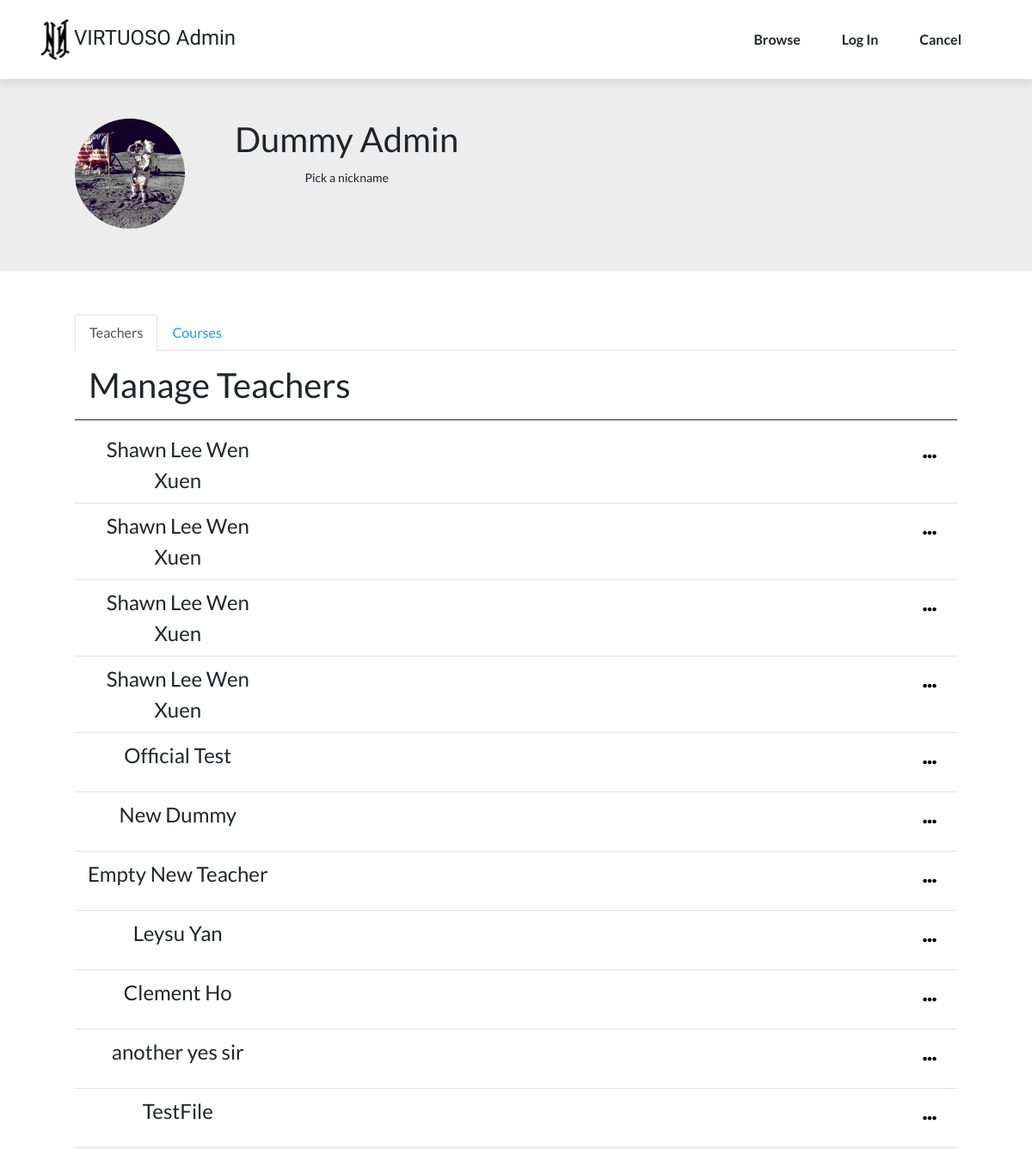
/adminhome.php (upper part), run on an earlier commit of the app's database.
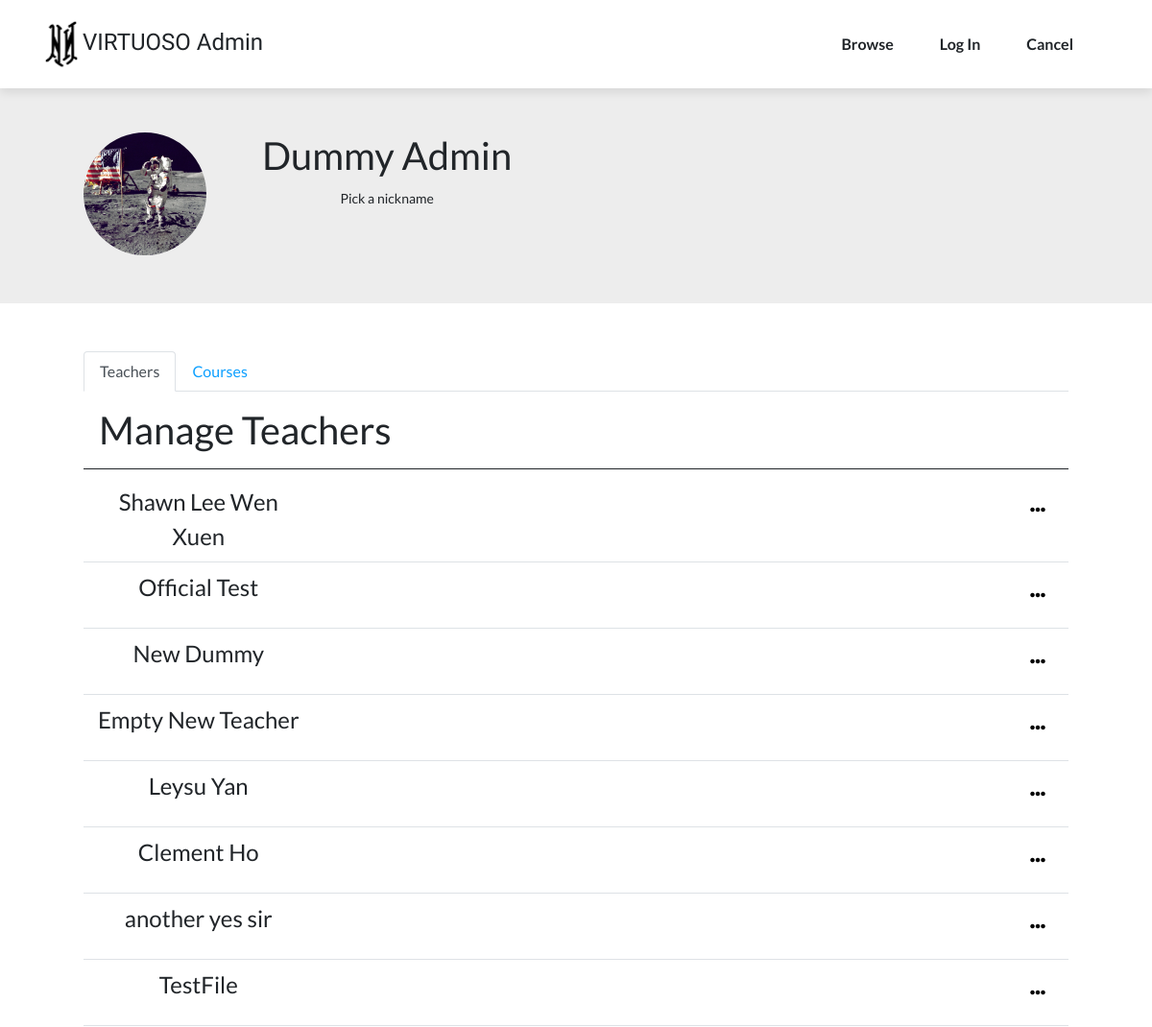
And on a later commit of the database.
### tables this page shows
CREATE TABLE `teacher` (
  `t_ID` int(11) NOT NULL,
  `t_username` varchar(128) NOT NULL,
  `t_name` varchar(128) NOT NULL,
  `t_email` varchar(128) NOT NULL,
  `t_pwd` varchar(128) NOT NULL,
  `t_status` int(1) NOT NULL DEFAULT 0,
  `approval_admin_fid` int(11) DEFAULT NULL
);

CREATE TABLE `t_proposal` (
  `t_proposal_id` int(11) NOT NULL,
  `t_sub` varchar(128) NOT NULL,
  `t_years` varchar(128) NOT NULL,
  `t_brief` text NOT NULL,
  `t_up_fid` int(11) DEFAULT NULL,
  `t_url` varchar(128) DEFAULT NULL,
  `t_fid` int(11) NOT NULL
);

### includes/adminmanageuser.inc.php (the view, shortened to what this page needs)
<?php
$conn = mysqli_connect("localhost", "root", "", "virtuoso");
$sql = "SELECT t.t_ID,t.t_name,t.t_email,t.t_status,p.t_sub,p.t_years,p.t_brief,p.t_fid,p.t_url,p.t_up_fid FROM teacher AS t LEFT JOIN t_proposal AS p ON t.t_ID= p.t_fid;";
$result = $conn -> query($sql);
if ($result -> num_rows > 0){
    while ($row = $result -> fetch_assoc()){
    echo "<form method = 'post' action = 'includes/adminteacherstatus.inc.php'>
    <input type='hidden' id='custId' name='tId' value=".$row["t_ID"].">
    <tr>
    <td style='width: 265px;font-size: 24px;'>".$row["t_name"]."</td>
    <td style='width: 924px;'>
        <div>
        <a class='btn btn-primary listgroupdropMain' data-bs-toggle='collapse' aria-expanded='false' aria-controls='collapse-1' href='#collapse-".$row["t_ID"]."' role='button' style='float: right;'><i class='fas fa-ellipsis-h'></i></a>
            <div class='collapse' id='collapse-".$row["t_ID"]."' class='collapse' style='clear: right;'>
                <div class='row'>
                    <div class='col'>
                        <p>Subject</p>
                    </div>
                    <div class='col-xl-9'style='border-left-width: 1px;border-left-style: solid;'>
                        <p style='text-align: left;padding-left: 10px;'>".$row["t_sub"]."</p>
                    </div>
                </div>
                <div class='row'>
                    <div class='col'>
                        <p>Brief Background</p>
                    </div>
                    <div class='col-xl-9'style='border-left-width: 1px;border-left-style: solid;'>
                        <p style='text-align: left;padding-left: 10px;'>".$row["t_brief"]."</p>
                    </div>
                </div>
                <div class='row'>
                    <div class='col'>
                        <p>Experience</p>
                    </div>
                    <div class='col-xl-9'style='border-left-width: 1px;border-left-style: solid;'>
                        <p style='text-align: left;padding-left: 10px;'>".$row["t_years"]."</p>
                    </div>
                </div>";
                echo "<input type='submit' name='act'
                class='btn btn-primary' value='Activate' />
                <input type='submit' name='deact'
                class='btn btn-primary' value='Deactivate' style = 'margin-left:50px;' />
            </div>
        </div>
    </td>
</tr>
</form>";
    }
}
?>

### adminheader.php (shortened to what this page needs)
<!DOCTYPE html>
<html>
<head>
    <link rel="stylesheet" href="assets/bootstrap/css/bootstrap.min.css">
    <link rel="stylesheet" href="assets/fonts/font-awesome.min.css">
    <link rel="stylesheet" href="assets/fonts/ionicons.min.css">
    <link rel="stylesheet" href="assets/css/-Login-form-Page-BS4-.css">
    <link rel="stylesheet" href="https://cdnjs.cloudflare.com/ajax/libs/pikaday/1.6.1/css/pikaday.min.css">
    <link rel="stylesheet" href="assets/css/Login-Form-Dark.css">
    <link rel="stylesheet" href="assets/css/Registration-Form-with-Photo.css">
    <link rel="stylesheet" href="assets/css/Sidebar-Menu-1.css">
    <link rel="stylesheet" href="assets/css/Sidebar-Menu.css">
    <link rel="stylesheet" href="assets/css/untitled.css">
    <link rel="stylesheet" href="https://use.fontawesome.com/releases/v5.0.7/css/all.css">
    <link rel="stylesheet" href="//code.jquery.com/ui/1.12.1/themes/base/jquery-ui.css">
</head>
<body>
    <nav class="navbar navbar-dark navbar-expand-lg fixed-top bg-white portfolio-navbar gradient" style="color: rgb(255, 255, 255);background: rgb(255,255,255);">
        <div class="container">
          <a class="navbar-brand logo" href="index.php" style="color: var(--bs-dark);font-family: Alatsi, sans-serif;">
          <img src="assets/img/Artboard%202@8x.png" style="width: 64px;padding: 0px;margin: -10px;">VIRTUOSO Admin</a>
            <div class="collapse navbar-collapse" id="navbarNav">
                <ul class="navbar-nav ms-auto">
                    <?php
                      if (isset($_SESSION["learnerid"])) {
                        echo "<li class='nav-item'><a class='nav-link' href='browse.php' style='color: var(--bs-dark);'>Browse</a></li>";
                        echo "<li class='nav-item'><a class='nav-link' href='learnerhome.php' style='color: var(--bs-dark);'>My Account</a></li>";
                        echo "<li class='nav-item'><a class='nav-link' href='includes/logout.inc.php' style='color: var(--bs-dark);'>Log out</a></li>";
                      }
                      else {
                        echo "<li class='nav-item'><a class='nav-link' href='browse.php' style='color: var(--bs-dark);'>Browse</a></li>";
                        echo '<li class="nav-item"><a class="nav-link" href="adminlogin.php" style="color: var(--bs-dark);">Log In</a></li>';
                        echo '<li class="nav-item"><a class="nav-link" href="includes/logout.inc.php" style="color: var(--bs-dark);">Cancel</a></li>';
                      }
                    ?>
                </ul>
            </div>
        </div>
    </nav>

### adminhome.php (shortened to what this page needs)
<?php
  include_once 'adminheader.php';
?>
<main class="page lanidng-page">
        <section class="portfolio-block block-intro" style="padding: 50px 75px;padding-bottom: 50px;background: #ededed;">
            <div class="container">
                <div class="row">
                    <div class="col">
                        <div class="row">
                            <div class="col-3" id="avatar" onclick="on()">
                                <picture style="width: 128px;height: 128px;"><img id="profileavatar" src="assets/img/avatars/avatar.jpg" style="width: 128px;height: 128px;border-radius: 176px;"></picture>
                            </div>
                            <div class="col d-xxl-flex align-items-xxl-center">
                                <div>
                                    <h1 class="d-xxl-flex justify-content-xxl-start">
                                        <?php
                                        if(isset($_SESSION["adminname"]) && !empty($_SESSION['adminname'])){
                                            echo $_SESSION["adminname"];
                                        }else{
                                            echo "Dummy Admin";
                                        }
                                        ?>
                                    </h1><small class="d-xxl-flex justify-content-xxl-start">Pick a nickname</small>
                                </div>
                            </div>
                        </div>
                    </div>
                    <div class="col"></div>
                </div>
            </div>
        </section>
        <section class="portfolio-block block-intro" style="padding: 50px 75px;padding-bottom: 50px;">
            <div class="container">
                <div class="row">
                    <div class="col">
                        <div>
                            <ul class="nav nav-tabs" role="tablist">
                                <li class="nav-item" role="presentation"><a class="nav-link active" role="tab" data-bs-toggle="tab" href="#tab-1">Teachers</a></li>
                                <li class="nav-item" role="presentation"><a class="nav-link" role="tab" data-bs-toggle="tab" href="#tab-2">Courses</a></li>
                            </ul>
                            <div class="tab-content">
                                <div class="tab-pane active" role="tabpanel" id="tab-1">
                                    <h1 class="text-start" style="padding: 16px 16px;border-bottom-width: 1px;border-bottom-style: solid;">Manage Teachers</h1>
                                    <div class="table-responsive">
                                        <table class="table">
                                            <tbody>
                                                <?php
                                                include_once 'includes/adminmanageuser.inc.php';
                                                ?>
                                            </tbody>
                                        </table>
                                    </div>
                                </div>
                        </div>
                    </div>
                </div>
            </div>
        </section>
    </main>
</body>
</html>

### assets/css/Login-Form-Dark.css (style rules this page uses)
#avatar { cursor: pointer; }
#profileavatar { object-fit: cover; }
.listgroupdropMain { border-radius: 0px; background: rgba(14,160,255,0); color: rgb(0,0,0); border-width: 0px; margin: 8px 0px; }

### assets/css/Sidebar-Menu-1.css (style rules this page uses)
body { overflow-x: hidden; }

What changed in the data, as far as the page shows it:
removed teacher: t_name "Shawn Lee Wen Xuen"
removed teacher: t_name "Shawn Lee Wen Xuen"
removed teacher: t_name "Shawn Lee Wen Xuen"
